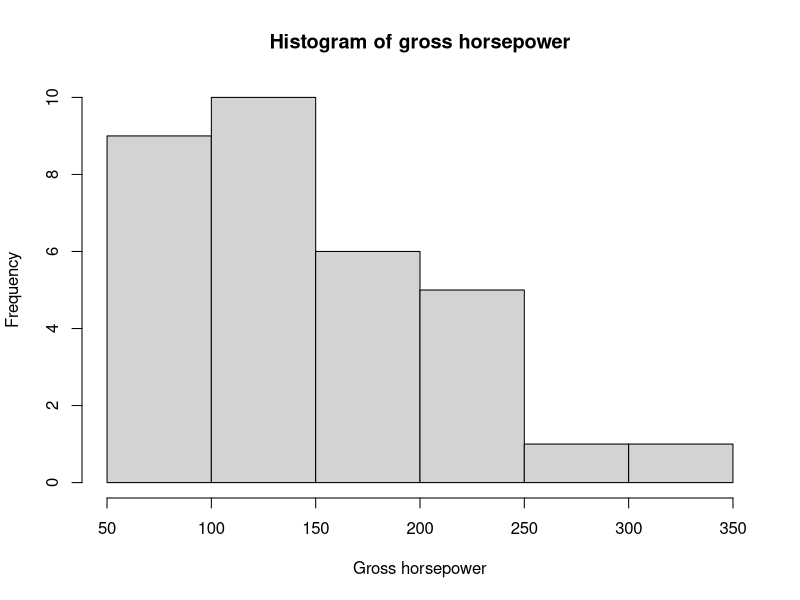
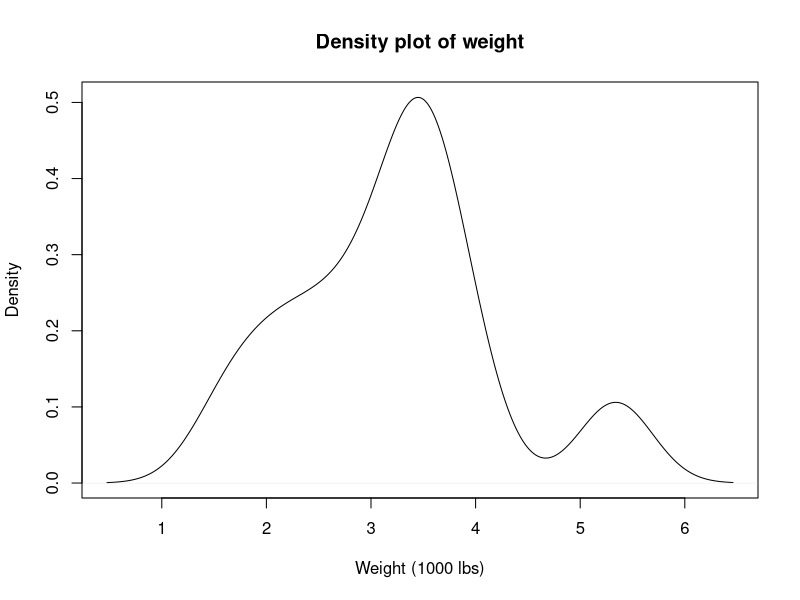
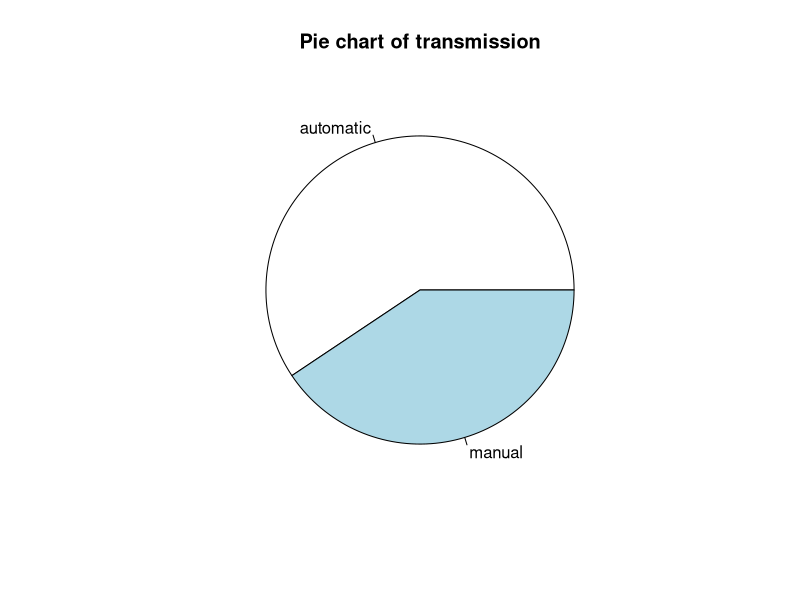
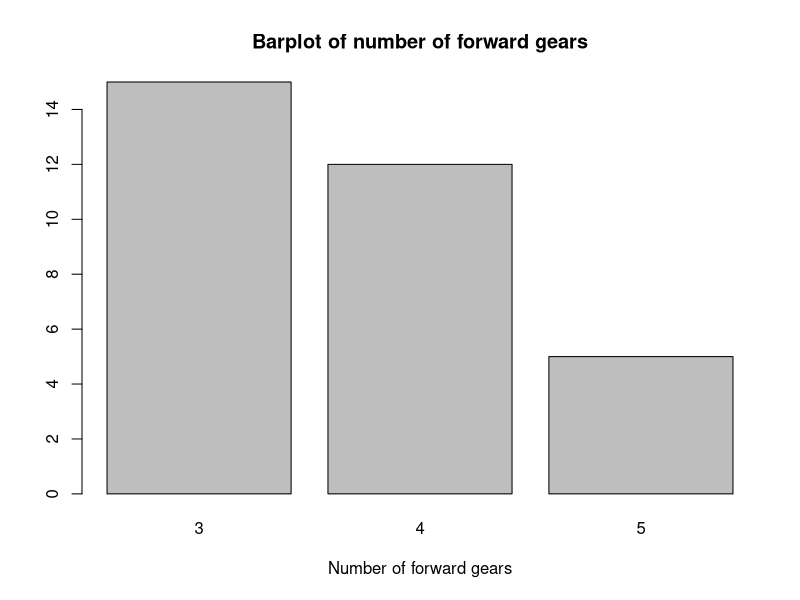

These figures' R source, in order:
## ---- chunk 1
# Load data
data(mtcars)
## ---- chunk 2
# Print object structure
str(mtcars)

# Print the first 10 rows
head(mtcars, 10)
## ---- chunk 3
# Number of observations
nrow(mtcars)

# Number of variables
ncol(mtcars)
## ---- chunk 4
hist(mtcars$hp, xlab = "Gross horsepower", main = "Histogram of gross horsepower")
## ---- chunk 5
plot(density(mtcars$wt), xlab = "Weight (1000 lbs)", main = "Density plot of weight")
## ---- chunk 6
pie(table(mtcars$am), labels = c("automatic", "manual"), main = "Pie chart of transmission")
## ---- chunk 7
barplot(table(mtcars$gear), xlab = "Number of forward gears", 
	main = "Barplot of number of forward gears")
## ---- chunk 8
sessionInfo()
